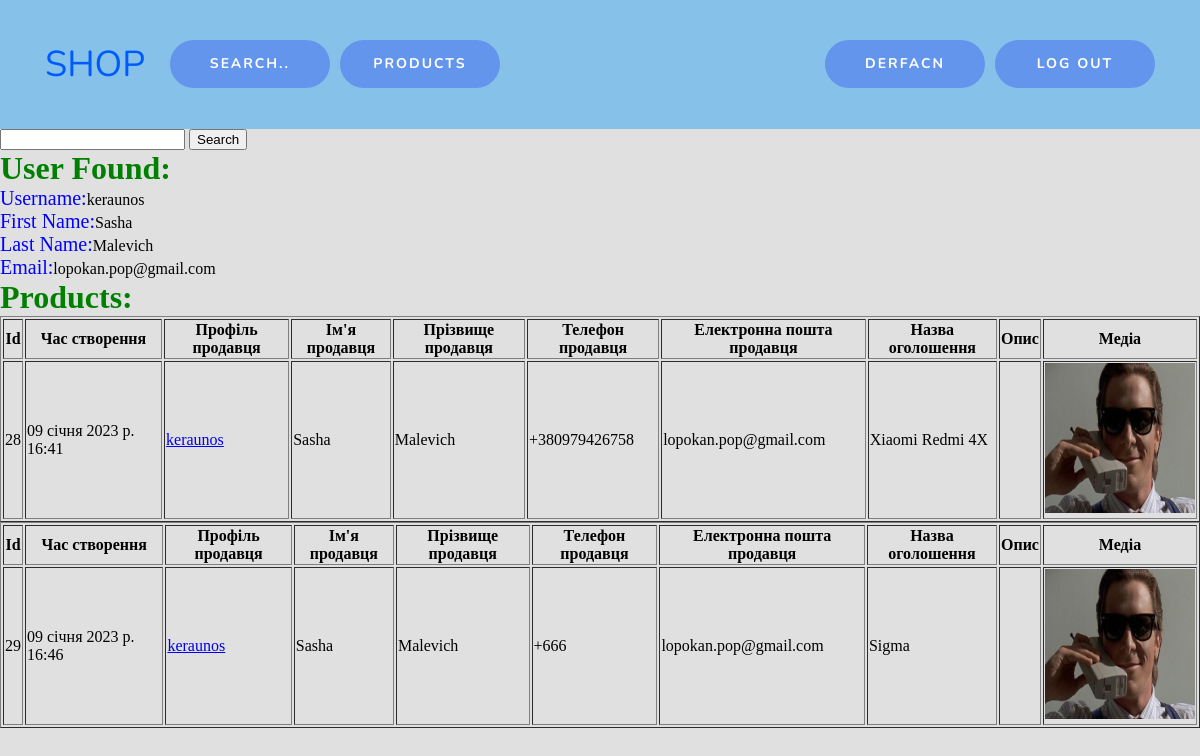
The app's page /accounts/?current=keraunos (signed in) with its own data.
### products/models.py (models this page shows, shortened)
class Product(models.Model):
    product_dt = models.DateTimeField(auto_now=True, verbose_name="Час створення")
    product_username = models.CharField(max_length=100, verbose_name="Ім'я користувача")
    product_name = models.CharField(max_length=100, verbose_name="Ім'я продавця")
    product_lastname = models.CharField(max_length=100, verbose_name="Прізвище продавця")
    product_phone = models.CharField(max_length=20, verbose_name="Номер телефону")
    product_email = models.CharField(max_length=254, verbose_name="Електронна пошта продавця")
    product_productname = models.CharField(max_length=100, verbose_name="Назва товару")
    product_description = models.CharField(max_length=500, verbose_name="Опис товару")
    product_media = models.ImageField(upload_to="images/", verbose_name="Фотографії товару")
    class Meta:
        verbose_name = "Товар"
        verbose_name_plural = "Товари"

### accounts/views.py (the view)
# urls.py: path("accounts/", views.profiles),
def profiles(request):
    users = User.objects.all()
    products = Product.objects.all()
    try:
        name = request.GET["current"]
    except:
        name = None
    return render(request, "accounts/profiles.html", {"users":users, "name":name, "products": products})

### accounts/templates/accounts/profiles.html (shortened to what this page needs)
{% include 'base/base.html' %}
{% include 'base/header.html' %}
{% block content %}
<form method="get">
    <input name="current" required="required"/>
    <button type="submit">Search</button>
</form>
{% if name %}
    {% for user in users %}
        {% if name == user.username %}
            <h1 style="color:green;">User Found:</h1>
            <text> Username:</text>{{ user.username }}<br>
            <text>First Name:</text>{{ user.first_name }}<br>
            <text> Last Name:</text>{{ user.last_name }}<br>
            <text> Email:</text>{{ user.email }}<br>
            <h1 style="color:green;">Products:</h1>
            {% for product in products %}
                {% if product.product_username == name %}
                    <table border="1">
                        <tr>
                            <th>Id</th>
                            <th>Час створення</th>
                            <th>Профіль продавця</th>
                            <th>Ім'я продавця</th>
                            <th>Прізвище продавця</th>
                            <th>Телефон продавця</th>
                            <th>Електронна пошта продавця</th>
                            <th>Назва оголошення</th>
                            <th>Опис</th>
                            <th>Медіа</th>
                        </tr>
                        <tr>
                            <td>{{ product.id }}</td>
                            <td>{{ product.product_dt }}</td>
                            <td><a href="/accounts/?current={{ product.product_username }}">{{ product.product_username }}</a></td>
                            <td>{{ product.product_name }}</td>
                            <td>{{ product.product_lastname }}</td>
                            <td>{{ product.product_phone }}</td>
                            <td>{{ product.product_email }}</td>
                            <td>{{ product.product_productname }}</td>
                            <td>{% if product.product_description %} {{ oproduct.product_description }} {% else %} Опис відсутній {% endif %}</td>
                            <td><a href="{{product.product_media.url }}"><img src="{{product.product_media.url }}" alt="connect" width="150" height="150"/></a></td>
                        </tr>
                    </table>
                {% endif %}
            {% endfor %}
        {% endif %}
    {% endfor %}
{% else %}
User does not exist. Please, check username again correctly
{% endif %}
{% endblock %}

### templates/base/header.html (shortened to what this page needs)
<!DOCTYPE html>
<html lang="eu">
<head>
  {% load static %}
  <link rel="stylesheet" href="{% static 'style/header_style.css' %}">
</head>
<body>
{% block header %}
<div class="header">
  <a href="/" class="logo">SHOP</a>
  {% if user.is_authenticated %}
  <a href="{% url 'logout' %}" class="right"><button class="button">Log Out</button></a>
    <a href="/accounts/?current={{ user.username }}" class="right"><button class="button">{{ user.username}}</button></a>
    <a href="/accounts/"><button class="button">Search..</button></a>
    <a href="/products"><button class="button">Products</button></a>
{% else %}
    <a href="{% url 'login' %}" class="right"><button class="button">Sign In</button></a>
    <a href="/accounts/signup/" class="right"><button class="button">Sign Up</button></a>
{% endif %}
</div>
{% endblock %}
</body>
</html>

### static/style/header_style.css (style rules this page uses)
* { margin: 0; }
.header { padding: 40px; text-align: center; background: #85c1e9; color: white; overflow: hidden; position: sticky; }
.header a { float: left; margin-left: 5px; margin-right: 5px; display: block; text-decoration: none; }
.header a.right { float: right; }
.header a.logo { font-size: 36px; font-family: 'Nunito', sans-serif; margin-right: 20px; font-weight: black; color: #005bff; }
.button { font-family: 'Nunito', sans-serif; display: inline-block; outline: none; cursor: pointer; font-size: 14px; line-height: 1; border-radius: 500px; transition-property: background-color,border-color,color,box-shadow,filter; transition-duration: .3s; border: 1px solid transparent; letter-spacing: 2px; min-width: 160px; text-transform: uppercase; white-space: normal; font-weight: 700; text-align: center; padding: 16px 14px 18px; color: #fff; background-color: #6495ED; height: 48px; }

### templates/base/base.html (style rules this page uses)
body { background: #e0e0e1; }

### accounts/templates/accounts/profiles.html (style rules this page uses)
text { color: blue; font-size: 20px; }

### records on screen
Product: id "28", product_dt "09 січня 2023 р. 16:41", product_username "keraunos", product_name "Sasha", product_lastname "Malevich", product_phone "+380979426758", product_email "lopokan.pop@gmail.com", product_productname "Xiaomi Redmi 4X", product_media (picture)
Product: id "29", product_dt "09 січня 2023 р. 16:46", product_username "keraunos", product_name "Sasha", product_lastname "Malevich", product_phone "+666", product_email "lopokan.pop@gmail.com", product_productname "Sigma", product_media (picture)

### other values on screen
{{ user.username }} "DERFACN"
{{ user.username }} "keraunos"
{{ user.first_name }} "Sasha"
{{ user.last_name }} "Malevich"
{{ user.email }} "lopokan.pop@gmail.com"
